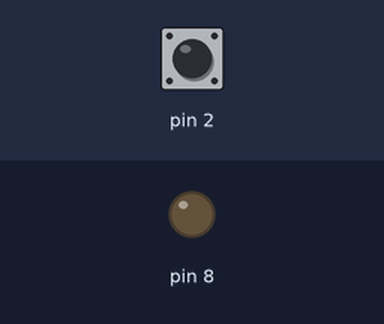
This sketch was run on a simulated Arduino Uno, built with avr-gcc and run on an emulated ATmega328P. Parts: output pins drawn as LEDs (lit = HIGH). The inputs (shaded band) are chosen by the test bench; at power-on: pin 2 HIGH.

Above: at 1.2 s.
1.3 s: pin 2 pulled LOW for 0.15 s
At 2.7 s:
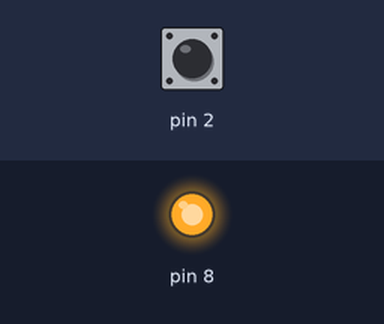
Timing chart, 0 to 4.3 s (numbered marks = the images above; inputs shaded):
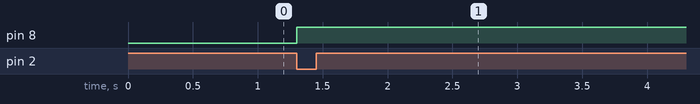

Measured:
- after the input at 1.3 s, pin 8: LOW → HIGH at once

The sketch:

manu.ino
```cpp
bool b1=true,b2 = false,b3 =false ,b4 =false,b5 =false,b6 =false;
void setup(){
  pinMode(2,INPUT_PULLUP);
  //pinMode(3,INPUT_PULLUP);
  pinMode(8,OUTPUT);
  }
void loop(){
if(b1 == true){
  if(digitalRead(2) == LOW){
        b1 = false;
        b2 = true;}
    }
    if(b2 == true){
  digitalWrite(8,HIGH);
  b2 = false;
  b3 = true;
    }
  if(b3 == true){
  if(digitalRead(2) == HIGH){
        b3 = false;
        b4 = true;}
    }
    if(b4 == true){
  if(digitalRead(2) == LOW){
        b4 = false;
        b5 = true;}
    }

    if(b5 == true){
  digitalWrite(8,LOW);
  b5 = false;
  b6 = true;
      if(b6 == true){
  if(digitalRead(2) == LOW){
        b6 = false;
        b1 = true;}
    }
    }
}
```
